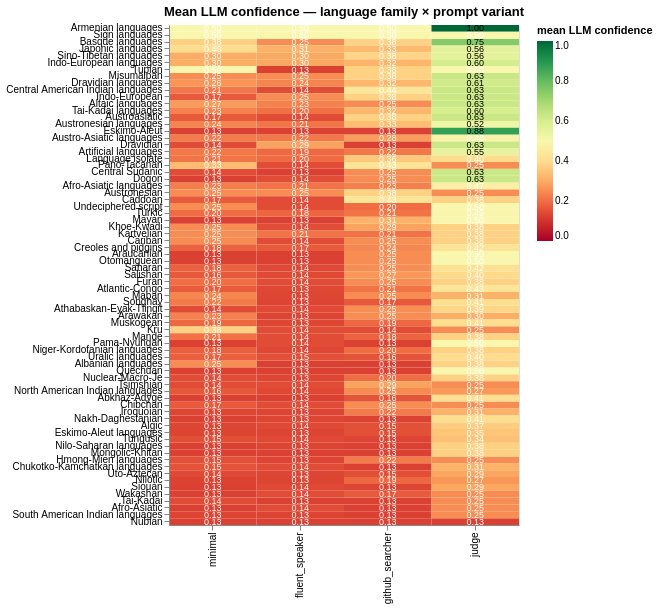

The cell this chart's notebook holds for it:
### Code cell
heatmap_data = (
    scored_df[scored_df['llm_total_services'] > 0]
    .groupby(['language_family', 'prompt_variant'])['llm_confidence']
    .mean().reset_index().rename(columns={'llm_confidence': 'mean_confidence'})
)
family_order = (
    heatmap_data.groupby('language_family')['mean_confidence']
    .mean().sort_values(ascending=False).index.tolist()
)

rect = alt.Chart(heatmap_data).mark_rect().encode(
    x=alt.X('prompt_variant:N', sort=VARIANTS, title=None),
    y=alt.Y('language_family:N', sort=family_order, title=None),
    color=alt.Color('mean_confidence:Q',
                    scale=alt.Scale(scheme='redyellowgreen', domain=[0, 1]),
                    title='mean LLM confidence'),
    tooltip=['language_family:N', 'prompt_variant:N',
             alt.Tooltip('mean_confidence:Q', format='.2f')],
)
rect_text = rect.mark_text(fontSize=9).encode(
    text=alt.Text('mean_confidence:Q', format='.2f'),
    color=alt.condition(alt.datum.mean_confidence > 0.5,
                        alt.value('black'), alt.value('white')))

(rect + rect_text).properties(
    width=350, height=500,
    title='Mean LLM confidence — language family × prompt variant')

### Figure 1 — Vega specification as saved in the notebook (floating-point values rounded to 4 significant figures; data arrays with more than 128 entries replaced by an {"elided": "..."} marker saying what was removed)
{"$schema": "https://vega.github.io/schema/vega/v6.json", "data": [{"name": "source_0", "values": {"elided": "292 records"}}, {"name": "data_0", "values": {"elided": "292 records"}}, {"name": "source_0_x_domain_prompt_variant", "values": [{"prompt_variant": "fluent_speaker", "sort_field": 1.0}, {"prompt_variant": "github_searcher", "sort_field": 2.0}, {"prompt_variant": "judge", "sort_field": 3.0}, {"prompt_variant": "minimal", "sort_field": 0.0}]}, {"name": "source_0_y_domain_language_family", "values": [{"language_family": "Abkhaz-Adyge", "sort_field": 54.0}, {"language_family": "Afro-Asiatic", "sort_field": 70.0}, {"language_family": "Afro-Asiatic languages", "sort_field": 23.0}, {"language_family": "Albanian languages", "sort_field": 49.0}, {"language_family": "Algic", "sort_field": 58.0}, {"language_family": "Altaic languages", "sort_field": 11.0}, {"language_family": "Araucanian", "sort_field": 33.0}, {"language_family": "Arawakan", "sort_field": 42.0}, {"language_family": "Armenian languages", "sort_field": 0.0}, {"language_family": "Artificial languages", "sort_field": 18.0}, {"language_family": "Athabaskan-Eyak-Tlingit", "sort_field": 41.0}, {"language_family": "Atlantic-Congo", "sort_field": 38.0}, {"language_family": "Austro-Asiatic languages", "sort_field": 16.0}, {"language_family": "Austroasiatic", "sort_field": 13.0}, {"language_family": "Austronesian", "sort_field": 24.0}, {"language_family": "Austronesian languages", "sort_field": 14.0}, {"language_family": "Basque languages", "sort_field": 2.0}, {"language_family": "Caddoan", "sort_field": 25.0}, {"language_family": "Cariban", "sort_field": 31.0}, {"language_family": "Central American Indian languages", "sort_field": 9.0}, {"language_family": "Central Sudanic", "sort_field": 21.0}, {"language_family": "Chibchan", "sort_field": 55.0}, {"language_family": "Chukotko-Kamchatkan languages", "sort_field": 64.0}, {"language_family": "Creoles and pidgins", "sort_field": 32.0}, {"language_family": "Dogon", "sort_field": 22.0}, {"language_family": "Dravidian", "sort_field": 17.0}, {"language_family": "Dravidian languages", "sort_field": 8.0}, {"language_family": "Eskimo-Aleut", "sort_field": 15.0}, {"language_family": "Eskimo-Aleut languages", "sort_field": 59.0}, {"language_family": "Furan", "sort_field": 37.0}, {"language_family": "Hmong-Mien languages", "sort_field": 63.0}, {"language_family": "Indo-European", "sort_field": 10.0}, {"language_family": "Indo-European languages", "sort_field": 5.0}, {"language_family": "Iroquoian", "sort_field": 56.0}, {"language_family": "Japonic languages", "sort_field": 3.0}, {"language_family": "Kartvelian", "sort_field": 30.0}, {"language_family": "Khoe-Kwadi", "sort_field": 29.0}, {"language_family": "Kru", "sort_field": 44.0}, {"language_family": "Language isolate", "sort_field": 19.0}, {"language_family": "Maban", "sort_field": 39.0}, {"language_family": "Mande", "sort_field": 45.0}, {"language_family": "Mayan", "sort_field": 28.0}, {"language_family": "Misumalpan", "sort_field": 7.0}, {"language_family": "Mongolic-Khitan", "sort_field": 62.0}, {"language_family": "Muskogean", "sort_field": 43.0}, {"language_family": "Nakh-Daghestanian", "sort_field": 57.0}, {"language_family": "Niger-Kordofanian languages", "sort_field": 47.0}, {"language_family": "Nilo-Saharan languages", "sort_field": 61.0}, {"language_family": "Nilotic", "sort_field": 66.0}, {"language_family": "North American Indian languages", "sort_field": 53.0}, {"language_family": "Nubian", "sort_field": 72.0}, {"language_family": "Nuclear-Macro-Je", "sort_field": 51.0}, {"language_family": "Otomanguean", "sort_field": 34.0}, {"language_family": "Pama-Nyungan", "sort_field": 46.0}, {"language_family": "Pano-Tacanan", "sort_field": 20.0}, {"language_family": "Quechuan", "sort_field": 50.0}, {"language_family": "Saharan", "sort_field": 35.0}, {"language_family": "Salishan", "sort_field": 36.0}, {"language_family": "Sign languages", "sort_field": 1.0}, {"language_family": "Sino-Tibetan languages", "sort_field": 4.0}, {"language_family": "Siouan", "sort_field": 67.0}, {"language_family": "Songhay", "sort_field": 40.0}, {"language_family": "South American Indian languages", "sort_field": 71.0}, {"language_family": "Tai-Kadai", "sort_field": 69.0}, {"language_family": "Tai-Kadai languages", "sort_field": 12.0}, {"language_family": "Tsimshian", "sort_field": 52.0}, {"language_family": "Tungusic", "sort_field": 60.0}, {"language_family": "Tupian", "sort_field": 6.0}, {"language_family": "Turkic", "sort_field": 27.0}, {"language_family": "Undeciphered script", "sort_field": 26.0}, {"language_family": "Uralic languages", "sort_field": 48.0}, {"language_family": "Uto-Aztecan", "sort_field": 65.0}, {"language_family": "Wakashan", "sort_field": 68.0}]}], "marks": [{"type": "rect", "name": "layer_0_marks", "from": {"data": "data_0"}, "encode": {"update": {"width": {"signal": "max(0.25, bandwidth('x'))"}, "y": {"field": "language_family", "scale": "y"}, "tooltip": {"signal": "{\"language_family\": isValid(datum[\"language_family\"]) ? datum[\"language_family\"] : \"\"+datum[\"language_family\"], \"prompt_variant\": isValid(datum[\"prompt_variant\"]) ? datum[\"prompt_variant\"] : \"\"+datum[\"prompt_variant\"], \"mean_confidence\": format(datum[\"mean_confidence\"], \".2f\")}"}, "fill": {"field": "mean_confidence", "scale": "color"}, "x": {"field": "prompt_variant", "scale": "x"}, "height": {"signal": "max(0.25, bandwidth('y'))"}}}, "style": ["rect"]}, {"type": "text", "name": "layer_1_marks", "from": {"data": "source_0"}, "encode": {"update": {"y": {"field": "language_family", "scale": "y", "band": 0.5}, "align": {"value": "center"}, "fill": [{"value": "black", "test": "(datum.mean_confidence > 0.5)"}, {"value": "white"}], "text": {"signal": "format(datum[\"mean_confidence\"], \".2f\")"}, "fontSize": {"value": 9}, "baseline": {"value": "middle"}, "x": {"field": "prompt_variant", "scale": "x", "band": 0.5}, "tooltip": {"signal": "{\"language_family\": isValid(datum[\"language_family\"]) ? datum[\"language_family\"] : \"\"+datum[\"language_family\"], \"prompt_variant\": isValid(datum[\"prompt_variant\"]) ? datum[\"prompt_variant\"] : \"\"+datum[\"prompt_variant\"], \"mean_confidence\": format(datum[\"mean_confidence\"], \".2f\")}"}}}, "style": ["text"]}], "scales": [{"name": "x", "type": "band", "domain": {"data": "source_0_x_domain_prompt_variant", "field": "prompt_variant", "sort": {"op": "max", "field": "sort_field"}}, "range": [0, {"signal": "width"}], "paddingInner": 0, "paddingOuter": 0}, {"name": "y", "type": "band", "domain": {"data": "source_0_y_domain_language_family", "field": "language_family", "sort": {"op": "max", "field": "sort_field"}}, "range": [0, {"signal": "height"}], "paddingOuter": 0, "paddingInner": 0}, {"name": "color", "type": "linear", "domain": [0, 1], "range": {"scheme": "redyellowgreen"}, "zero": true, "interpolate": "hcl"}], "axes": [{"scale": "x", "labelBaseline": "middle", "zindex": 1, "labelAlign": "right", "grid": false, "orient": "bottom", "labelAngle": 270}, {"scale": "y", "zindex": 1, "grid": false, "orient": "left"}], "title": {"text": "Mean LLM confidence — language family × prompt variant", "frame": "group"}, "background": "white", "legends": [{"title": "mean LLM confidence", "fill": "color", "gradientLength": {"signal": "clamp(height, 64, 200)"}}], "width": 350, "padding": 5, "height": 500, "style": "cell"}
